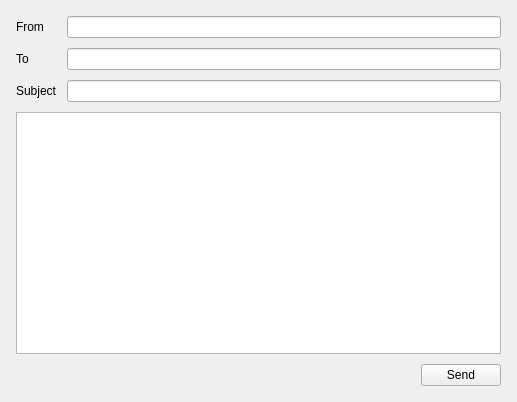
<?xml version="1.0" encoding="UTF-8"?>
<ui version="4.0">
 <class>Form</class>
 <widget class="QWidget" name="Form">
  <property name="geometry">
   <rect>
    <x>0</x>
    <y>0</y>
    <width>517</width>
    <height>402</height>
   </rect>
  </property>
  <property name="windowTitle">
   <string>Message Inspector</string>
  </property>
  <layout class="QVBoxLayout" name="verticalLayout_4">
   <item>
    <layout class="QVBoxLayout" name="verticalLayout_3">
     <property name="spacing">
      <number>10</number>
     </property>
     <property name="leftMargin">
      <number>5</number>
     </property>
     <property name="topMargin">
      <number>5</number>
     </property>
     <property name="rightMargin">
      <number>5</number>
     </property>
     <property name="bottomMargin">
      <number>5</number>
     </property>
     <item>
      <layout class="QHBoxLayout" name="horizontalLayout">
       <item>
        <layout class="QVBoxLayout" name="verticalLayout">
         <item>
          <widget class="QLabel" name="label">
           <property name="text">
            <string>From</string>
           </property>
          </widget>
         </item>
         <item>
          <widget class="QLabel" name="label_2">
           <property name="text">
            <string>To</string>
           </property>
          </widget>
         </item>
         <item>
          <widget class="QLabel" name="label_3">
           <property name="text">
            <string>Subject</string>
           </property>
          </widget>
         </item>
        </layout>
       </item>
       <item>
        <layout class="QVBoxLayout" name="verticalLayout_2">
         <property name="spacing">
          <number>10</number>
         </property>
         <item>
          <widget class="QLineEdit" name="txtbox_from">
           <property name="readOnly">
            <bool>false</bool>
           </property>
          </widget>
         </item>
         <item>
          <widget class="QLineEdit" name="txtbox_to">
           <property name="readOnly">
            <bool>false</bool>
           </property>
          </widget>
         </item>
         <item>
          <widget class="QLineEdit" name="txtbox_subj">
           <property name="readOnly">
            <bool>false</bool>
           </property>
          </widget>
         </item>
        </layout>
       </item>
      </layout>
     </item>
     <item>
      <widget class="QTextEdit" name="txtbox_body"/>
     </item>
     <item>
      <layout class="QHBoxLayout" name="horizontalLayout_2">
       <property name="spacing">
        <number>10</number>
       </property>
       <item>
        <spacer name="horizontalSpacer">
         <property name="orientation">
          <enum>Qt::Horizontal</enum>
         </property>
         <property name="sizeHint" stdset="0">
          <size>
           <width>40</width>
           <height>20</height>
          </size>
         </property>
        </spacer>
       </item>
       <item>
        <widget class="QPushButton" name="btn_send">
         <property name="text">
          <string>Send</string>
         </property>
        </widget>
       </item>
      </layout>
     </item>
    </layout>
   </item>
  </layout>
 </widget>
 <resources/>
 <connections/>
</ui>
